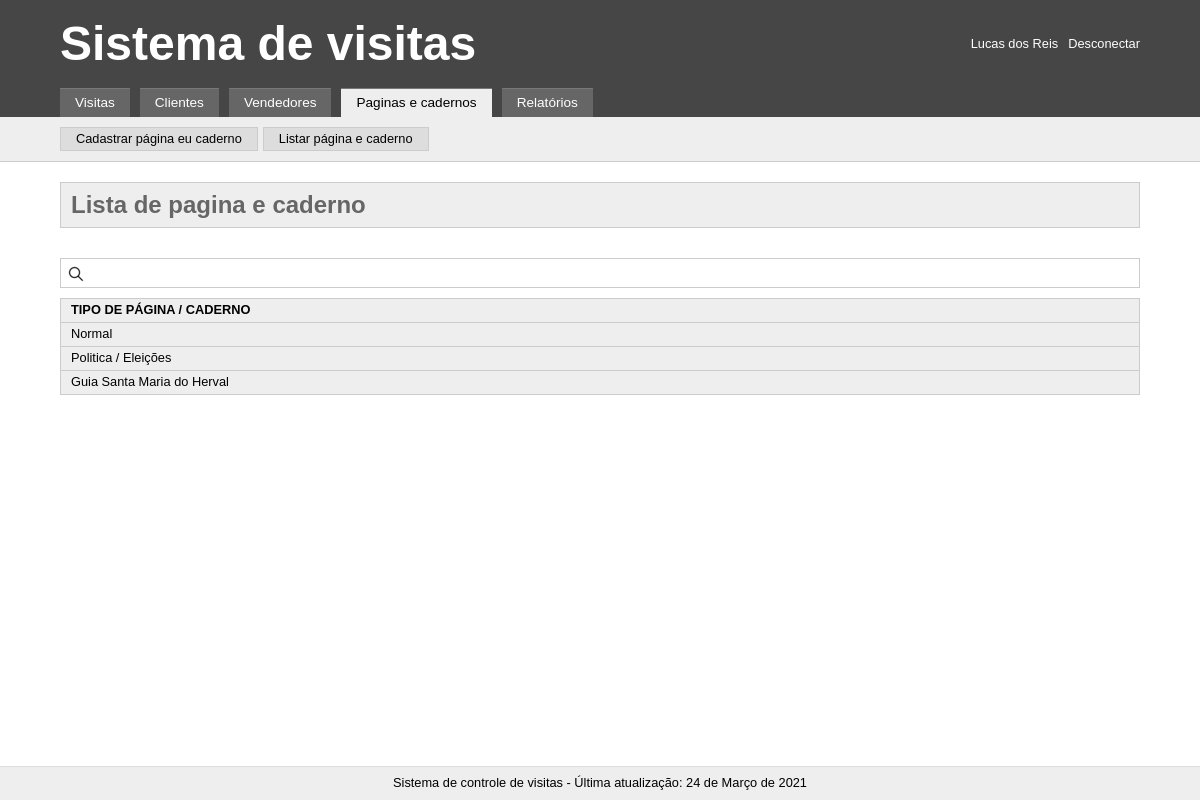
/index.php?tab=paginascadernos&subtab=lista_de_pagina_e_caderno (signed in), run on the app's committed database.
### tables this page shows
CREATE TABLE `pages` (
  `id` int(11) NOT NULL,
  `name` varchar(255) NOT NULL
);

### _include/crud.php (called while the page is built, shortened)
<?php
$infoPages = $pdo->query("SELECT * FROM pages")->fetchAll();

### _include/paginascadernos.php (the view, shortened to what this page needs)
<nav class="opcoes">
	<div class="content">
		<a href="index.php?tab=paginascadernos&subtab=cadastrar_paginas_e_cadernos">Cadastrar página eu caderno</a>
		<a href="index.php?tab=paginascadernos&subtab=lista_de_pagina_e_caderno">Listar página e caderno</a>
	</div>
</nav>
<div class="content">
	<h2><?= ucfirst(str_replace('_', ' ', $current_subtab))?></h2>
	<?php if($current_subtab == "lista_de_pagina_e_caderno"){ ?>
		<input type="text" id="search" onkeyup="filter()">
		<div class="responsive_table">
			<table class="table_to_filter">
				<tr>
					<th>Tipo de página / Caderno</th>
					<th></th>
				</tr>
				<?php foreach($infoPages as $valuePages){ ?>
					<tr>
						<td><?= $valuePages['name'] ?></td>
						<td><a href="index.php?tab=paginascadernos&subtab=editar_pagina_ou_caderno&id=<?= $valuePages['id'] ?>" class="edit"></a></td>
					</tr>
				<?php } ?>
			</table>
		</div>
	<?php } ?>
</div>

### _templates/css/style.css (style rules this page uses)
* { margin: 0; padding: 0; font: inherit; -moz-box-sizing: border-box; -webkit-box-sizing: border-box; box-sizing: border-box; }
body { line-height: 1; font-size: 1em; font-family: Arial, Helvetica, sans-serif; }
table { border-collapse: collapse; border-spacing: 0; }
.content { max-width: 1100px; margin: 0 auto; padding: 0 10px; }
.responsive_table { overflow-x: auto; }
.opcoes { background: #eee; padding: 10px 0; border-bottom: 1px solid #ccc; }
.opcoes .content { display: flex; }
.opcoes a { background: #ddd; display: inline-block; color: #000; text-decoration: none; font-size: 0.8em; border: 1px solid #ccc; padding: 5px 15px; margin-right: 5px; }
main h2 { background-color: #eee; border: 1px solid #ccc; margin: 20px 0; padding: 10px; font-size: 1.5em; font-weight: bold; color: #666; }
main #search { width: 100%; margin: 10px 0; border: 1px solid #ccc; padding: 5px 10px 5px 30px; background: url(../img/ico_search.png) no-repeat scroll 7px 7px; }
main table { border: 1px solid #ccc; width: 100%; white-space: nowrap; }
main table tr { background: #eee; }
main table tr td, main table tr th { border-bottom: 1px solid #ccc; padding: 5px 10px; font-size: 0.8em; }
main table tr th { text-align: left; text-transform: uppercase; font-size: 0.8em; font-weight: bold; }

### data on the page
pages: name "Normal"
pages: name "Politica / Eleições"
pages: name "Guia Santa Maria do Herval"

### other printed values
$_SESSION['name'] "Lucas dos Reis"
str_replace('_', ' ', $current_subtab) "Lista de pagina e caderno"
